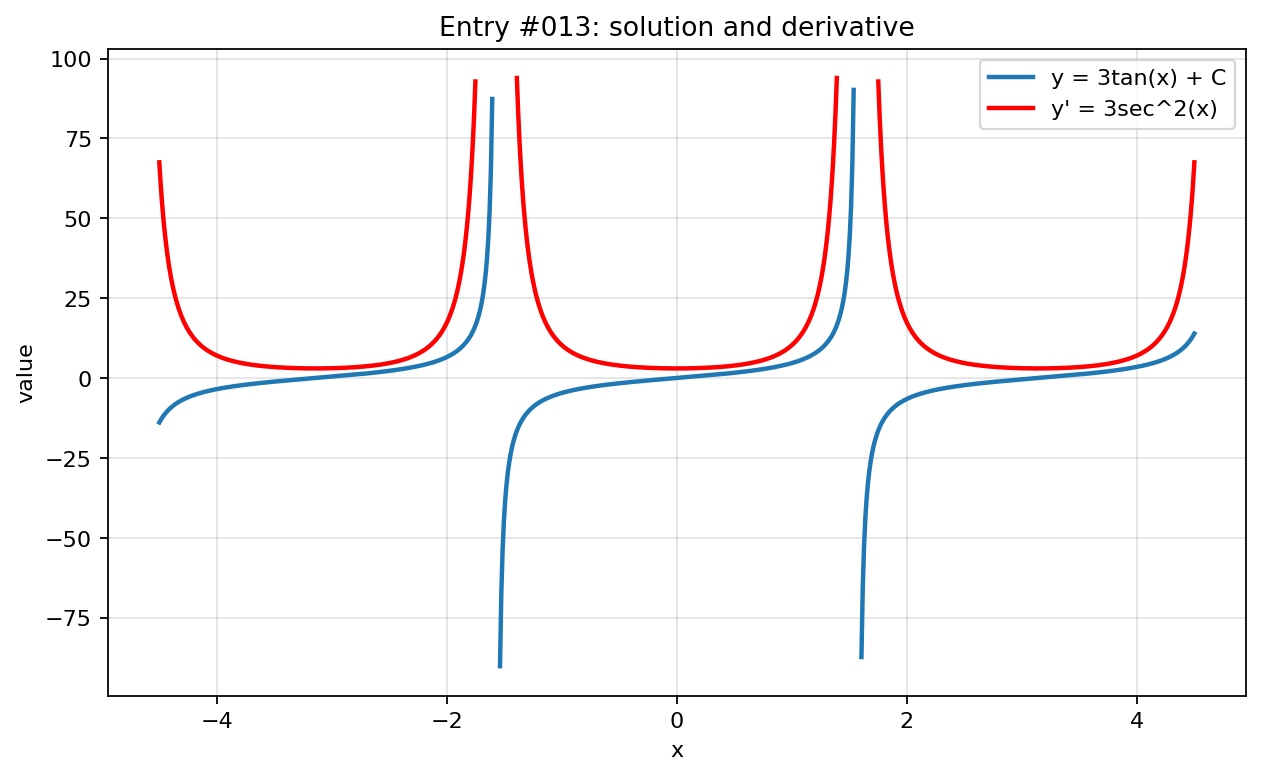

The Python source for this figure:
import numpy as np
import matplotlib.pyplot as plt

x = np.linspace(-4.5, 4.5, 800)

with np.errstate(divide="ignore", invalid="ignore", over="ignore"):
    y = 3*np.tan(x)
    y_prime = 3/(np.cos(x)**2)


def mask(values, limit=100):
    return np.where(np.isfinite(values) & (np.abs(values) <= limit), values, np.nan)

y = mask(y)
y_prime = mask(y_prime)
plt.figure(figsize=(8, 5))
plt.plot(x, y, label="y = 3tan(x) + C", linewidth=2)
plt.plot(x, y_prime, label="y' = 3sec^2(x)", linewidth=2, color="red")
plt.title("Entry #013: solution and derivative")
plt.xlabel("x")
plt.ylabel("value")
plt.grid(True, alpha=0.35)
plt.legend()
plt.tight_layout()
plt.show()
